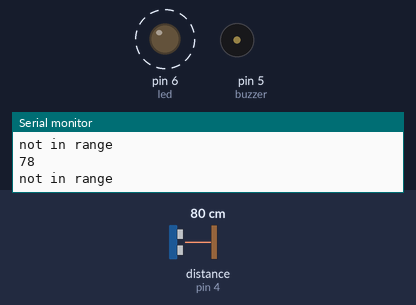
Bench run of a sketch on a simulated Arduino Uno, built with avr-gcc and run on an emulated ATmega328P. Parts: output pins drawn as LEDs (lit = HIGH), buzzer (waves = sounding, pin HIGH), the last lines printed to the serial monitor. Wiring (inferred from the names in the program): ultrasonic range finder: trigger pin 3; echo pin 4. Dashed ring = blinking. The inputs (shaded band) are chosen by the test bench; at power-on: distance to the obstacle (sensor on pin 4) 80 cm. The echo pulse lasts 58.3 µs per cm; pins used as bus, display or sensor lines are not drawn.

Above: at 1.01 s.
1.5 s: distance to the obstacle (sensor on pin 4) set to 18 cm
4.7 s: distance to the obstacle (sensor on pin 4) set to 15 cm
At 5.12 s:
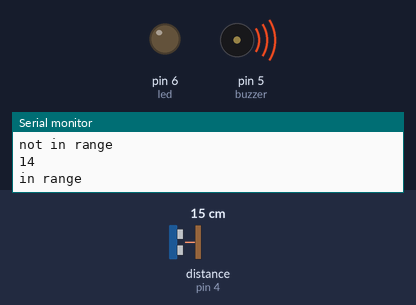
7.9 s: distance to the obstacle (sensor on pin 4) set to 35 cm
At 8.13 s:
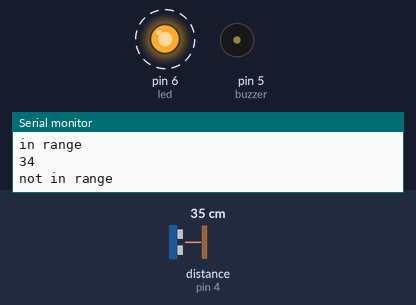
11.1 s: distance to the obstacle (sensor on pin 4) set to 2 cm
At 11.7 s:
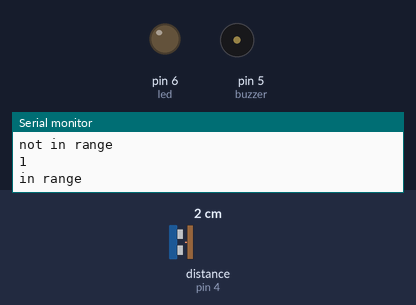
Timing chart, 0 to 15.3 s (numbered marks = the images above; inputs shaded):
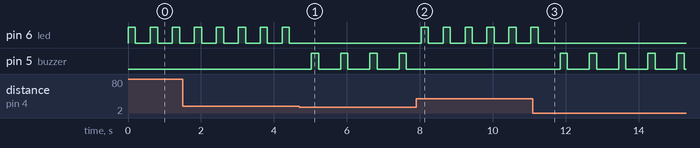

Measured:
- the behaviour switches between 17 and 16 cm on distance to the obstacle (sensor on pin 4) (found by bisection; images 0 and 1)
- after the input at 4.7 s, pin 6 (led): stops changing and stays LOW; pin 5 (buzzer): alternates HIGH for 0.20 s and LOW for 0.60 s, starting after 0.33 s
- after the input at 7.9 s, pin 6 (led): alternates HIGH for 0.20 s and LOW for 0.40 s, starting after 0.13 s; pin 5 (buzzer): stops changing and stays LOW
- after the input at 11.1 s, pin 6 (led): goes on until 11.2 s, then stays LOW; pin 5 (buzzer): alternates HIGH for 0.20 s and LOW for 0.60 s, starting after 0.75 s
- by itself, pin 6 (led): alternates HIGH for 0.20 s and LOW for 0.40 s

The sketch:

ultrasonicSenorDistanceMeasurement.ino
```cpp
#define trigpin 3
#define echopin 4
#define buzzer 5
#define led 6
long distance,duration;
void setup() {
  // put your setup code here, to run once:
Serial.begin(9600);
pinMode(trigpin,OUTPUT);
pinMode(echopin,INPUT);
pinMode(buzzer,OUTPUT);
pinMode(led,OUTPUT);
}

void loop() {
  // put your main code here, to run repeatedly:
digitalWrite(trigpin,LOW);
delayMicroseconds(2);
digitalWrite(trigpin,HIGH);
delayMicroseconds(10);
digitalWrite(trigpin,LOW);
duration = pulseIn(echopin,HIGH);
//total distance=totalduration*speed of sound at room temperature
//speed of sound at 27temp =343.5m/s or (1/29.5)0.03435 cm/ms
distance=duration*0.034/2;//distance in cm
Serial.println(distance);
if(distance>=16){

Serial.println("not in range");// used to see the out put in the serial monitor

digitalWrite(led,HIGH);
delay(200);
digitalWrite(led,LOW);
delay(200);
}
else{
// digitalWrite(led,HIGH);
Serial.println("in range");//Serial.println-->> used to see the out put in the serial monitor
delay(200);
digitalWrite(buzzer,HIGH);
delay(200);
digitalWrite(buzzer,LOW);
delay(200);
}
 delay(200);


}
```
